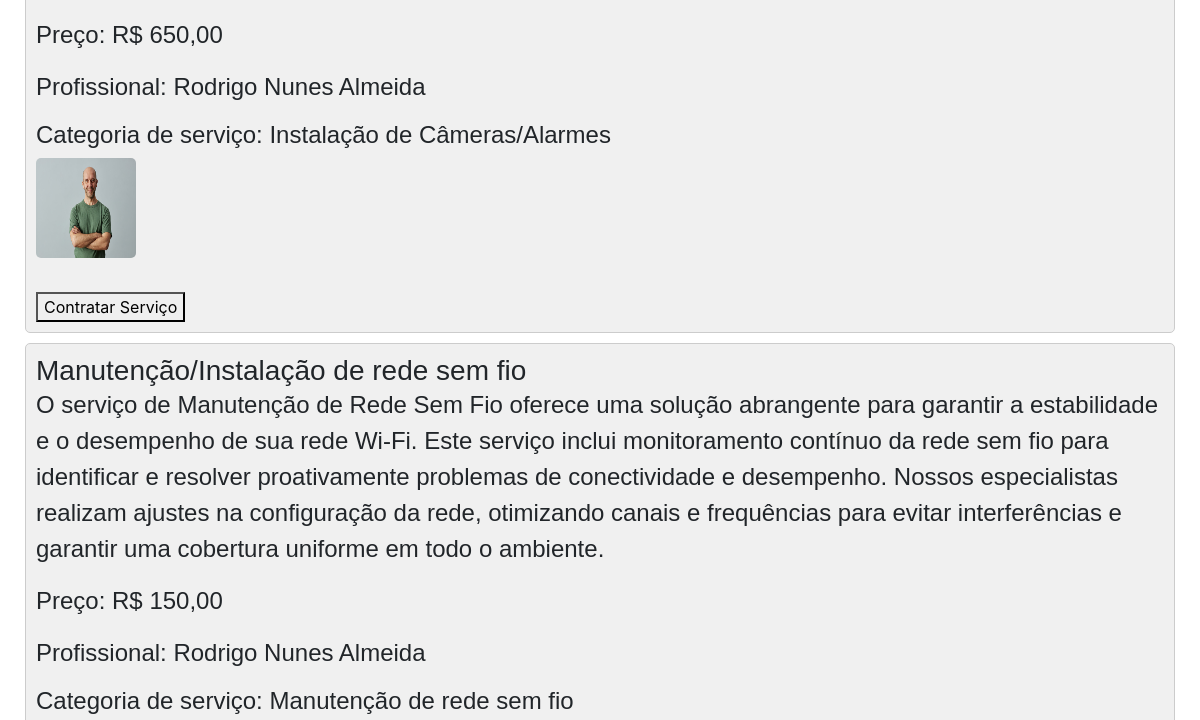
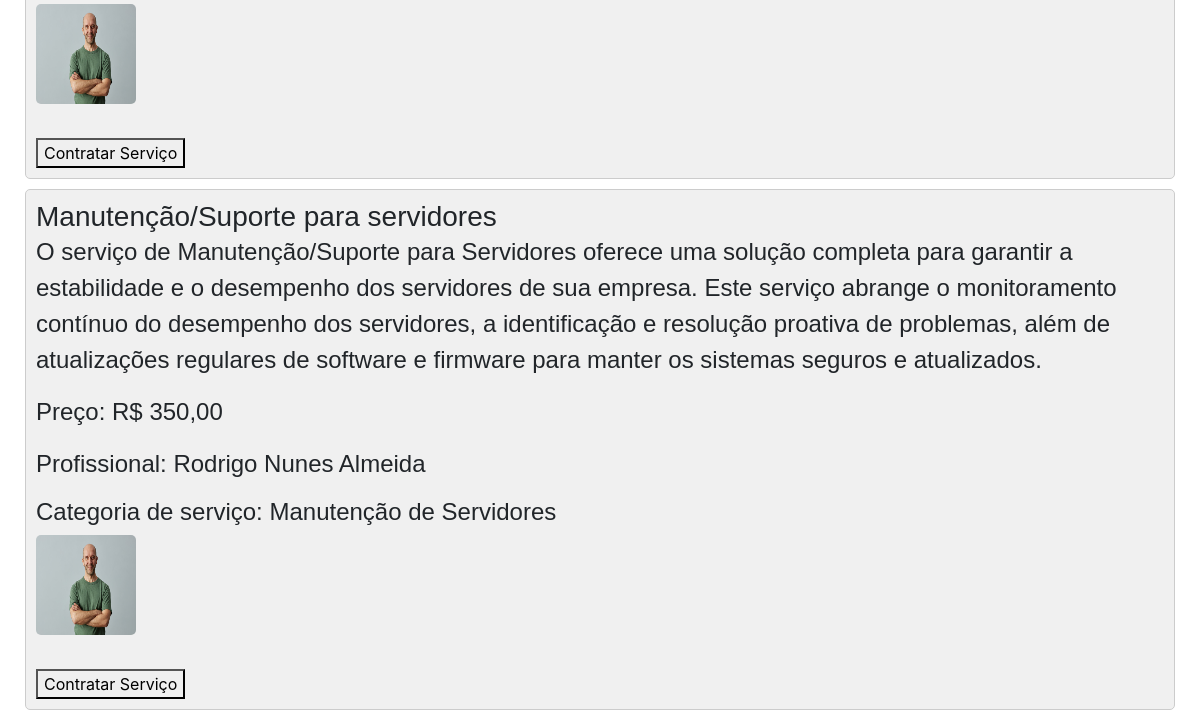
The page /services.php (signed in, lower part) on the database as committed earlier (2 pictures, top to bottom).
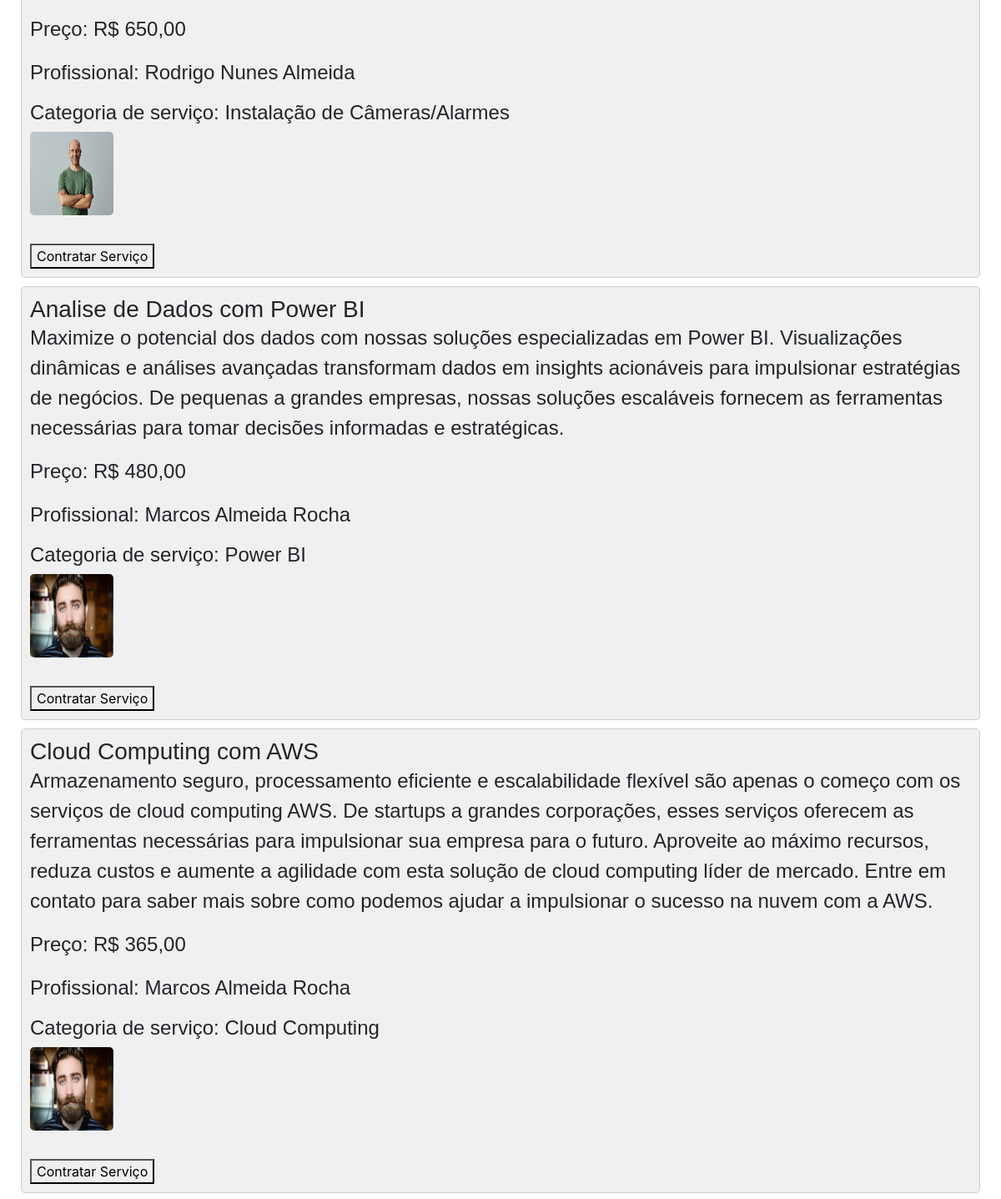
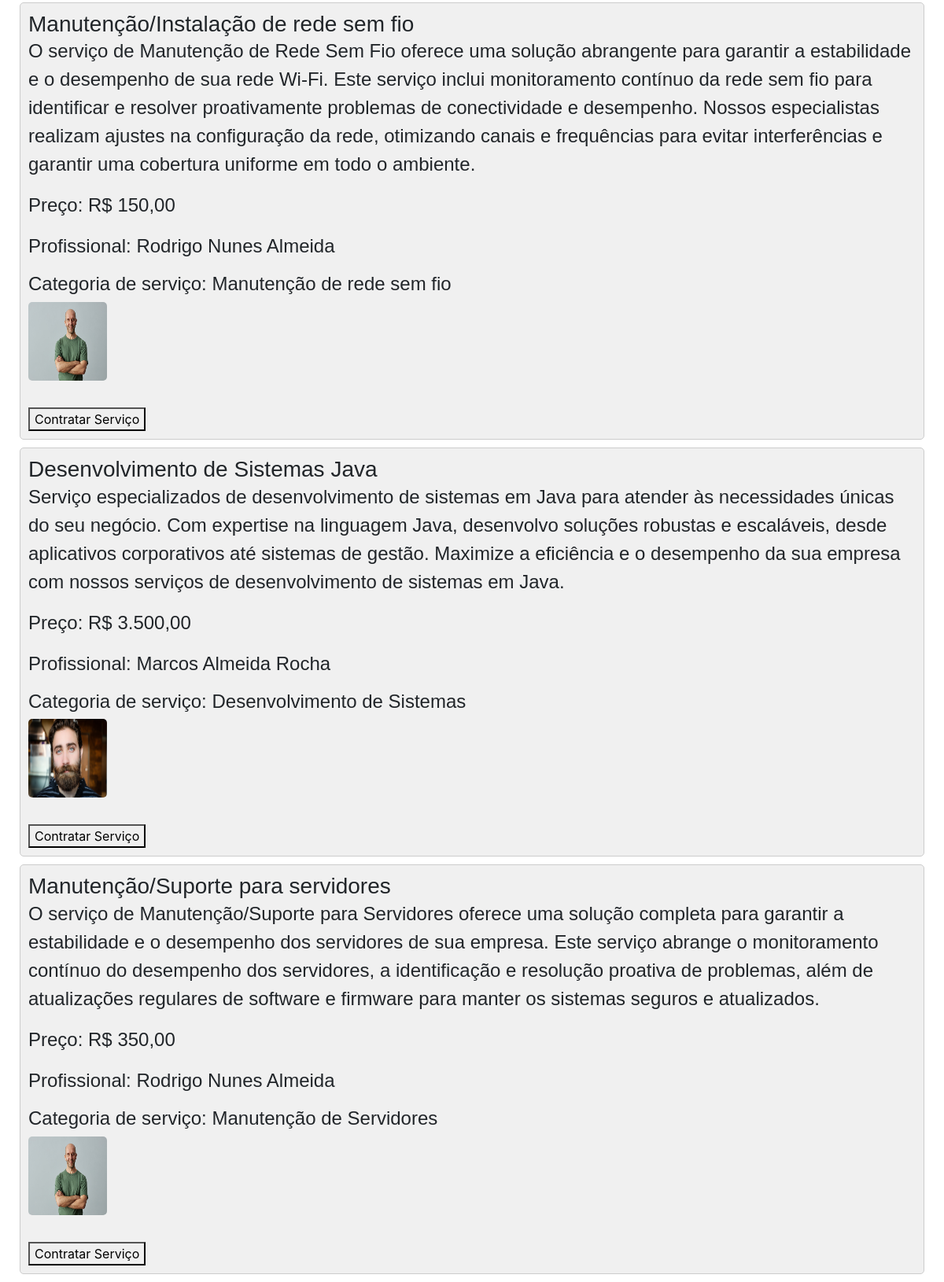
The same page on the database as committed later (2 pictures, top to bottom).
### tables this page shows
CREATE TABLE `services` (
  `id_Service` int(11) NOT NULL,
  `nomeService` varchar(60) NOT NULL,
  `descService` longtext NOT NULL,
  `vlrService` decimal(10,0) NOT NULL,
  `vlrServiceHr` decimal(10,0) NOT NULL,
  `tempoEstimado` int(11) NOT NULL,
  `id_Pf` int(11) NOT NULL,
  `id_Cat` int(11) NOT NULL
);

CREATE TABLE `prof` (
  `id_Pf` int(11) NOT NULL,
  `pfName` varchar(100) NOT NULL,
  `dtNasPf` date NOT NULL,
  `email` varchar(100) NOT NULL,
  `celPf` varchar(20) NOT NULL,
  `gender` char(1) NOT NULL,
  `hashPass` varchar(255) NOT NULL,
  `cnpj` varchar(20) NOT NULL,
  `imgName` varchar(255) NOT NULL,
  `categorias` varchar(20) DEFAULT NULL,
  `descPf` text NOT NULL,
  `avaliacao_media` float DEFAULT NULL
);

CREATE TABLE `categorias` (
  `id_Cat` int(11) NOT NULL,
  `nome` varchar(100) DEFAULT NULL
);

### services.php (the view, shortened to what this page needs)
<!DOCTYPE html>
<html lang="pt-br">
<head>
</head>
<body>
    <div class="services">
        <?php
        include_once 'navUsr.php';
        $sql = "SELECT services.*, prof.pfName, prof.imgName, categorias.nome AS catName
                FROM services
                INNER JOIN prof ON services.id_Pf = prof.id_Pf
                INNER JOIN categorias ON services.id_Cat = categorias.id_Cat ORDER BY RAND()";
        $result = $conn->query($sql);
        if ($result->num_rows > 0) {
            while ($row = $result->fetch_assoc()) {
                $valor = $row['vlrService'];
                $valor = substr($valor, 0, -2);
                $valor = number_format($valor, 2, ',', '.');
                echo "<div class='service' data-nome='{$row['nomeService']}' data-valor='{$valor}' data-categoria='{$row['catName']}'>";
                echo "<h3>{$row['nomeService']}</h3>";
                echo "<p>{$row['descService']}</p>";
                echo "<p>Preço: R$ {$valor}</p>";
                echo "<p>Profissional: {$row['pfName']}</p>";
                echo "<h4>Categoria de serviço: {$row['catName']}</h4>";
                if ($imgData = $row['imgName']) {
                    $imgPf = 'upload/' . $row['imgName'];
                }
                echo "<img src='$imgPf' alt='Imagem do Profissional' class='imgPf'><br><br>";
                echo "<form action='contratService.php' method='post'>";
                echo "<button type='submit'>Contratar Serviço</button>";
                echo "</form>";
                echo "</div>";
            }
        } else {
            echo "Nenhum serviço disponível no momento.";
        }
        ?>
    </div>
</body>
</html>

### navUsr.php (shortened to what this page needs)
<head>
  <link rel="stylesheet" href="./css/style_home.css">
  <link rel="stylesheet" href="https://stackpath.bootstrapcdn.com/bootstrap/4.3.1/css/bootstrap.min.css">
</head>

### css/style_home.css (style rules this page uses)
p { font-size: 18pt !important; font-family: "League Spartan", sans-serif; }
h1,h2,h3,h4 { font-family: "Josefin Sans", sans-serif; font-size: 36pt; }
img { user-select: auto; -webkit-user-select:none; -moz-user-select:none; -ms-user-select:none; }
body { background-color: #000000; padding: 0; margin: 0; box-sizing: border-box; }
h3, h2 { text-shadow: none !important; }

### services.php (style rules this page uses)
.services { margin: 80px 15px 0 15px; }
.service { background-color: #f0f0f0; border: 1px solid #ccc; border-radius: 5px; padding: 10px; margin: 10px; }
.service img { width: 100px; height: 100px; border-radius: 5px; margin-bottom: 10px; }
.service h3 { margin: 0; }

Rows that differ between the two databases and show on the page:
added services: nomeService "Analise de Dados com Power BI", descService "Maximize o potencial dos dados com nossas soluções especializadas em Power BI. Visualizações dinâmicas e análises avançadas transformam dados em insights acionáveis para impulsionar estratégias de negócios. De pequenas a grandes empresas, nossas soluções escaláveis fornecem as ferramentas necessárias para tomar decisões informadas e estratégicas.", vlrService "480,00", id_Pf.pfName "Marcos Almeida Rocha", id_Cat.nome "Power BI", id_Pf.imgName (picture)
added services: nomeService "Cloud Computing com AWS", descService "Armazenamento seguro, processamento eficiente e escalabilidade flexível são apenas o começo com os serviços de cloud computing AWS. De startups a grandes corporações, esses serviços oferecem as ferramentas necessárias para impulsionar sua empresa para o futuro. Aproveite ao máximo recursos, reduza custos e aumente a agilidade com esta solução de cloud computing líder de mercado. Entre em contato para saber mais sobre como podemos ajudar a impulsionar o sucesso na nuvem com a AWS.", vlrService "365,00", id_Pf.pfName "Marcos Almeida Rocha", id_Cat.nome "Cloud Computing", id_Pf.imgName (picture)
added services: nomeService "Desenvolvimento de Sistemas Java", descService "Serviço especializados de desenvolvimento de sistemas em Java para atender às necessidades únicas do seu negócio. Com expertise na linguagem Java, desenvolvo soluções robustas e escaláveis, desde aplicativos corporativos até sistemas de gestão. Maximize a eficiência e o desempenho da sua empresa com nossos serviços de desenvolvimento de sistemas em Java.", vlrService "3.500,00", id_Pf.pfName "Marcos Almeida Rocha", id_Cat.nome "Desenvolvimento de Sistemas", id_Pf.imgName (picture)
